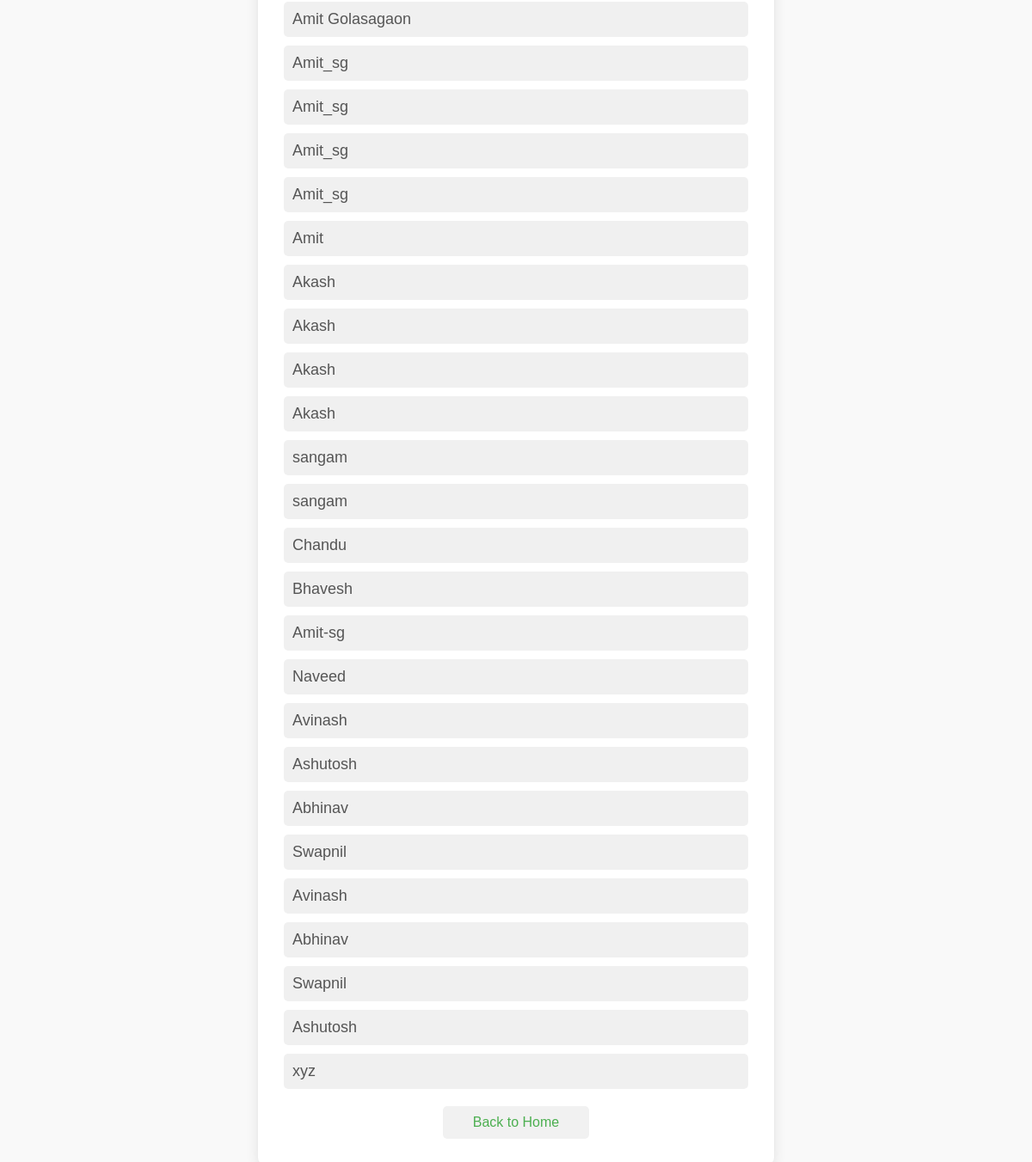
Screenshot of /enrolled_students with the database file from the repository.
### app.py (models this page shows)
class ImageEmbedding(Base):
    __tablename__ = 'embeddings'
    id = Column(Integer, primary_key=True)
    name = Column(String)
    embedding = Column(LargeBinary)  # Stores face embedding for comparison

### app.py (the view)
@app.route('/enrolled_students')
def enrolled_students():
    students = session_db.query(ImageEmbedding).all()
    student_names = [student.name for student in students]
    return render_template('enrolled_students.html', student_names=student_names)

### templates/enrolled_students.html (shortened to what this page needs)
<!DOCTYPE html>
<html lang="en">
<head>
</head>
<body>
    <div class="container">
        <ul>
            {% for name in student_names %}
                <li>{{ name }}</li>
            {% endfor %}
        </ul>
        <a href="{{ url_for('index') }}">Back to Home</a>
    </div>
</body>
</html>

### templates/enrolled_students.html (style rules this page uses)
body { font-family: 'Arial', sans-serif; margin: 0; padding: 0; background-color: #f9f9f9; display: flex; justify-content: center; align-items: center; height: 100vh; overflow: hidden; }
.container { background-color: white; padding: 30px; border-radius: 8px; box-shadow: 0 4px 15px rgba(0, 0, 0, 0.1); width: 100%; max-width: 600px; box-sizing: border-box; overflow-y: auto; }
ul { list-style-type: none; padding: 0; margin: 0; }
ul li { font-size: 18px; color: #555; background-color: #f0f0f0; margin-bottom: 10px; padding: 10px; border-radius: 5px; transition: background-color 0.3s; }
a { display: block; text-align: center; margin-top: 20px; color: #4CAF50; font-size: 16px; text-decoration: none; padding: 10px; border-radius: 5px; background-color: #f1f1f1; width: 150px; margin: 20px auto 0; transition: background-color 0.3s, color 0.3s; }

### rows the page displays
ImageEmbedding: name "Amit Golasagaon"
ImageEmbedding: name "Amit_sg"
ImageEmbedding: name "Amit_sg"
ImageEmbedding: name "Amit_sg"
ImageEmbedding: name "Amit_sg"
ImageEmbedding: name "Amit"
ImageEmbedding: name "Akash"
ImageEmbedding: name "Akash"
ImageEmbedding: name "Akash"
ImageEmbedding: name "Akash"
ImageEmbedding: name "sangam"
ImageEmbedding: name "sangam"
ImageEmbedding: name "Chandu"
ImageEmbedding: name "Bhavesh"
ImageEmbedding: name "Amit-sg"
ImageEmbedding: name "Naveed"
ImageEmbedding: name "Avinash"
ImageEmbedding: name "Ashutosh"
ImageEmbedding: name "Abhinav"
ImageEmbedding: name "Swapnil"
ImageEmbedding: name "Avinash"
ImageEmbedding: name "Abhinav"
ImageEmbedding: name "Swapnil"
ImageEmbedding: name "Ashutosh"
ImageEmbedding: name "xyz"
